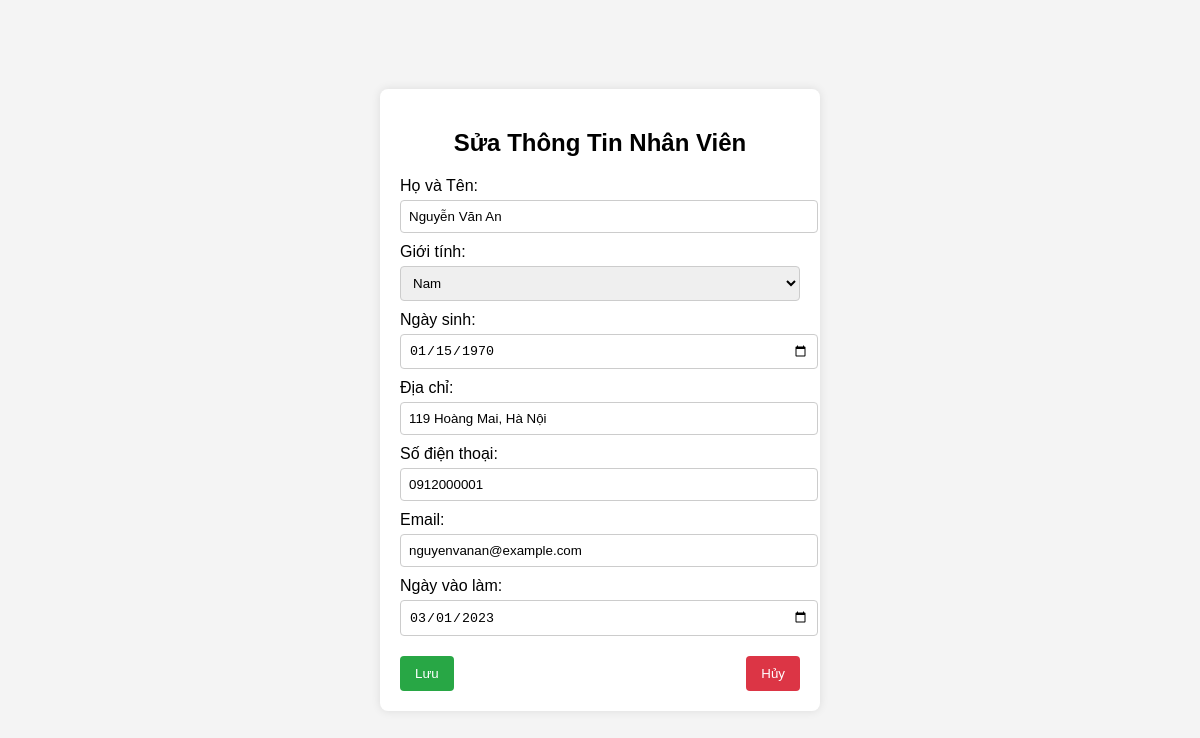
Screenshot of /edit_employee.php?emp_id=1 with the database file from the repository.
### tables this page shows
create table employee(
emp_id int not null auto_increment,
emp_name varchar(30) not null,
gender varchar(3),
check (gender = 'nam' or gender = 'nữ'),
dob datetime,
emp_address varchar(100),
emp_phone varchar(12),
email varchar(30),
join_date date,
primary key (emp_id)
);

### edit_employee.php (the view, shortened to what this page needs)
<?php
include 'connect.php';
$emp_id = $_GET['emp_id'];
$query = "SELECT * FROM employee WHERE emp_id = ?";
$stmt = $conn->prepare($query);
$stmt->bind_param("i", $emp_id);
$stmt->execute();
$result = $stmt->get_result();
$employee = $result->fetch_assoc();
?>
<!DOCTYPE html>
<html lang="vi">
<head>
</head>
<body>
    <div class="container">
        <h2>Sửa Thông Tin Nhân Viên</h2>
        <form method="post">
            <label>Họ và Tên:</label>
            <input type="text" name="emp_name" value="<?php echo htmlspecialchars($employee['emp_name']); ?>" required>
            <label>Giới tính:</label>
            <select name="gender">
                <option value="nam" <?php if ($employee['gender'] == 'nam') echo "selected"; ?>>Nam</option>
            </select>
            <label>Ngày sinh:</label>
            <input type="date" name="dob" value="<?php echo date('Y-m-d', strtotime($employee['dob'])); ?>" required>
            <label>Địa chỉ:</label>
            <input type="text" name="emp_address" value="<?php echo htmlspecialchars($employee['emp_address']); ?>" required>
            <label>Số điện thoại:</label>
            <input type="text" name="emp_phone" value="<?php echo htmlspecialchars($employee['emp_phone']); ?>" required>
            <label>Email:</label>
            <input type="email" name="email" value="<?php echo htmlspecialchars($employee['email']); ?>" required>
            <label>Ngày vào làm:</label>
            <input type="date" name="join_date" value="<?php echo $employee['join_date']; ?>" required>
            <div class="button-group">
                <button type="submit" name="save">Lưu</button>
                <button type="submit" name="cancel" class="cancel-btn">Hủy</button>
            </div>
        </form>
    </div>
</body>
</html>

### edit_employee.php (style rules this page uses)
body { font-family: Arial, sans-serif; background-color: #f4f4f4; display: flex; justify-content: center; align-items: center; height: 100vh; margin: 0; }
.container { background: white; padding: 20px; border-radius: 8px; box-shadow: 0 0 10px rgba(0, 0, 0, 0.1); width: 400px; }
h2 { text-align: center; }
label { display: block; margin-top: 10px; }
input, select { width: 100%; padding: 8px; margin-top: 5px; border: 1px solid #ccc; border-radius: 4px; }
.button-group { display: flex; justify-content: space-between; margin-top: 20px; }
button { padding: 10px 15px; border: none; border-radius: 4px; cursor: pointer; }
button[name="save"] { background-color: #28a745; color: white; }
button.cancel-btn { background-color: #dc3545; color: white; }

### rows the page displays
employee: emp_name "Nguyễn Văn An", dob "01/15/1970", emp_address "119 Hoàng Mai, Hà Nội", emp_phone "0912000001", email "nguyenvanan@example.com", join_date "03/01/2023"
